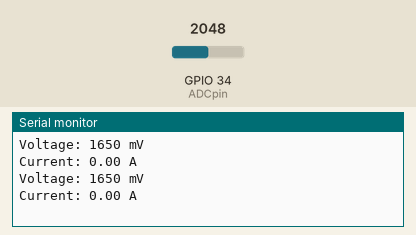
Recording of a sketch running on a simulated ESP32. Parts: the last lines printed to the serial monitor. The test bench sets the inputs (shaded band); at power-on: GPIO 34 (ADCpin) = 2048.

Above: at 2.4 s.
2.5 s: GPIO 34 (ADCpin) set to 2866
At 3.8 s:
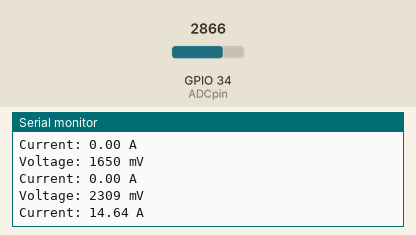
4.0 s: GPIO 34 (ADCpin) set to 3603
At 5.3 s:
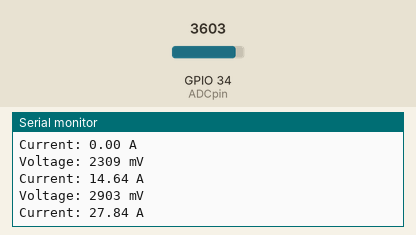
Timing chart, 0 to 7.0 s (numbered marks = the images above; inputs shaded):
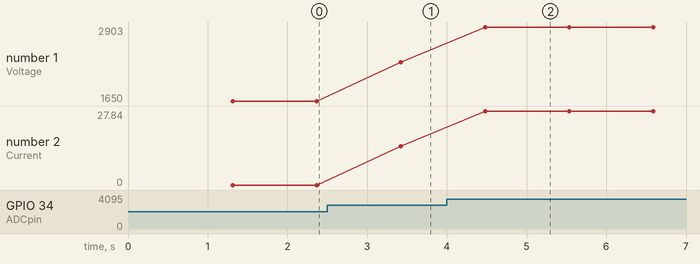

The sketch:

ESP32LPkit-ACS711_UART.ino
```cpp
/*
* Example code of current sensor ACS711 with ESP32 LPkit
* The ADC output of ACS711 (VIOUT) is connected to GPIO34 of ESP32 LPkit
*
* Made by laskarduino (c) 2021
* Libraries
* -
*
*/

#include "esp_adc_cal.h"

// VIOUT of ACS711 to GPIO 34 (Analog ADC1_CH6)
const int ADCpin = 34;

// Variable for storing the values
double voltage = 0;
double voltageRef = 0;

void setup() {
  Serial.begin(115200);
  delay(1000);

  // Reference voltage without load
  voltageRef = avgVal(ADCpin, 50, 5);

}

void loop() {
  // Reading VIOUT value
  voltage = avgVal(ADCpin, 50, 1);

  Serial.print("Voltage: "); Serial.print((int)voltage); Serial.println(" mV");
  Serial.print("Current: "); Serial.print(((voltage - voltageRef)/45)); Serial.println(" A");
  //Serial.println(((voltage - voltageRef)/45)); // used for plotter in Arduino
  delay(1000);
}

// Averaging function for reading values to eliminate the ADC noise of ESP32
double avgVal(int pin, int filterLen, int delayMs)
{
  int value = 0;
  double voltage;

  for(int i=0; i < filterLen; i++)
  {
    value += analogRead(pin);
    delay(delayMs);
  }
  voltage= readADC_Cal(value/filterLen);
  return voltage;
}

// ADC calibration and convert to adopted value
uint32_t readADC_Cal(int ADC_Raw)
{
  esp_adc_cal_characteristics_t adc_chars;
  esp_adc_cal_value_t val_type = esp_adc_cal_characterize(ADC_UNIT_1, ADC_ATTEN_DB_11, ADC_WIDTH_BIT_12, 1100, &adc_chars);
  return(esp_adc_cal_raw_to_voltage(ADC_Raw, &adc_chars));
}
```

Measured:
- after the input at 2.5 s, the serial monitor: prints a new line after 0.92 s (image 1)
- after the input at 4.0 s, the serial monitor: prints a new line after 0.48 s (image 2)
- plotted number 1: 1650 → 2309 after the input at 2.5 s, 2309 → 2903 after the input at 4.0 s
- plotted number 2: 0 → 14.64 after the input at 2.5 s, 14.64 → 27.84 after the input at 4.0 s
